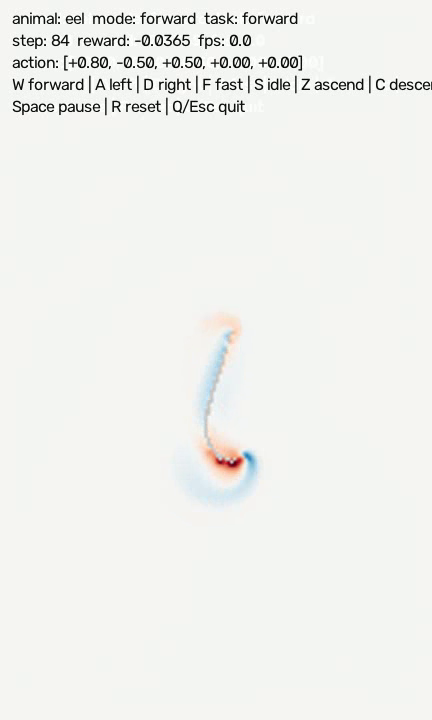
#> input picture frame 83 of outputs/eel_lbm.mp4, 432 x 720 px
$ python extract_demo_screenshots.py
#> lines starting #> are read from the running program, lines starting #| are printed output that depends on the picture; pictures that were not available may be replaced by others from this repository, and a replacement may not be noted
"""Extract reproducible documentation media from checked-in demo videos."""

from __future__ import annotations

from pathlib import Path

import cv2
from PIL import Image


PROJECT_ROOT = Path(__file__).resolve().parents[1]
SCREENSHOTS = {
    "eel2d.jpg": ("outputs/eel_lbm.mp4", 0.70, 0),
    "eel3d-vorticity.jpg": ("outputs/eel_lbm_orbit_slice9.mp4", 0.70, 0),
    "karman2d.jpg": ("outputs/karman_vortex_2d.mp4", 0.90, 0),
    "sac-forward.jpg": (
        "outputs/sac_minimal/videos/eel2d_forward_policy.mp4",
        0.16,
        0,
    ),
}
ANIMATIONS = {
    "eel2d.gif": (
        "outputs/eel_lbm.mp4",
        0.0,
        4.0,
        10.0,
        360,
        128,
        0,
    ),
    "eel3d-vorticity.gif": (
        "outputs/eel_lbm_orbit_slice9.mp4",
        2.0,
        6.0,
        10.0,
        480,
        256,
        0,
    ),
    "karman2d.gif": (
        "outputs/karman_vortex_2d.mp4",
        0.0,
        5.0,
        10.0,
        720,
        256,
        0,
    ),
    "sac-forward.gif": (
        "outputs/sac_minimal/videos/eel2d_forward_policy.mp4",
        3.0,
        7.0,
        10.0,
        320,
        96,
        160,
    ),
}


def extract_frame(
    video_path: Path,
    fraction: float,
    crop_top: int,
    output_path: Path,
) -> None:
    """Write one JPEG frame selected by its relative position in a video."""
    capture = cv2.VideoCapture(str(video_path))
    if not capture.isOpened():
        raise RuntimeError(f"Could not open video: {video_path}")

    frame_count = int(capture.get(cv2.CAP_PROP_FRAME_COUNT))
    frame_index = round(max(0, frame_count - 1) * fraction)
    capture.set(cv2.CAP_PROP_POS_FRAMES, frame_index)
    ok, frame = capture.read()
    capture.release()
    if not ok:
        raise RuntimeError(f"Could not read frame {frame_index} from {video_path}")
    if crop_top:
        frame = frame[crop_top:, :]

    output_path.parent.mkdir(parents=True, exist_ok=True)
    if not cv2.imwrite(str(output_path), frame, [cv2.IMWRITE_JPEG_QUALITY, 90]):
        raise RuntimeError(f"Could not write screenshot: {output_path}")
    print(f"{video_path.relative_to(PROJECT_ROOT)} -> {output_path.relative_to(PROJECT_ROOT)}")


def extract_gif(
    video_path: Path,
    start_seconds: float,
    duration_seconds: float,
    output_fps: float,
    output_width: int,
    colors: int,
    crop_bottom: int,
    output_path: Path,
) -> None:
    """Write a compact, optionally bottom-cropped GIF from a demo video."""
    capture = cv2.VideoCapture(str(video_path))
    if not capture.isOpened():
        raise RuntimeError(f"Could not open video: {video_path}")

    source_fps = capture.get(cv2.CAP_PROP_FPS)
    source_frames = int(capture.get(cv2.CAP_PROP_FRAME_COUNT))
    if source_fps <= 0 or source_frames <= 0:
        capture.release()
        raise RuntimeError(f"Video has invalid timing metadata: {video_path}")

    start_frame = round(start_seconds * source_fps)
    output_frames = max(1, round(duration_seconds * output_fps))
    frames: list[Image.Image] = []
    for output_index in range(output_frames):
        source_index = start_frame + round(output_index * source_fps / output_fps)
        if source_index >= source_frames:
            break
        capture.set(cv2.CAP_PROP_POS_FRAMES, source_index)
        ok, frame = capture.read()
        if not ok:
            capture.release()
            raise RuntimeError(f"Could not read frame {source_index} from {video_path}")

        height, width = frame.shape[:2]
        output_height = round(height * output_width / width)
        resized = cv2.resize(frame, (output_width, output_height), interpolation=cv2.INTER_AREA)
        if crop_bottom:
            resized = resized[:-crop_bottom, :]
        rgb = cv2.cvtColor(resized, cv2.COLOR_BGR2RGB)
        frames.append(Image.fromarray(rgb))
    capture.release()

    if not frames:
        raise RuntimeError(f"No GIF frames extracted from {video_path}")

    thumbnail_width = min(160, output_width)
    thumbnail_height = round(frames[0].height * thumbnail_width / frames[0].width)
    palette_columns = 8
    palette_rows = (len(frames) + palette_columns - 1) // palette_columns
    palette_samples = Image.new(
        "RGB",
        (thumbnail_width * palette_columns, thumbnail_height * palette_rows),
    )
    for frame_index, frame in enumerate(frames):
        thumbnail = frame.resize(
            (thumbnail_width, thumbnail_height),
            resample=Image.Resampling.LANCZOS,
        )
        x = (frame_index % palette_columns) * thumbnail_width
        y = (frame_index // palette_columns) * thumbnail_height
        palette_samples.paste(thumbnail, (x, y))
    palette = palette_samples.convert(
        "P",
        palette=Image.Palette.ADAPTIVE,
        colors=colors,
    )
    quantized = [
        frame.quantize(palette=palette, dither=Image.Dither.FLOYDSTEINBERG)
        for frame in frames
    ]
    output_path.parent.mkdir(parents=True, exist_ok=True)
    quantized[0].save(
        output_path,
        save_all=True,
        append_images=quantized[1:],
        duration=round(1000 / output_fps),
        loop=0,
        optimize=True,
        disposal=1,
    )
    print(f"{video_path.relative_to(PROJECT_ROOT)} -> {output_path.relative_to(PROJECT_ROOT)}")


def main() -> None:
    """Regenerate screenshots and GIFs used by the README and MkDocs site."""
    output_dir = PROJECT_ROOT / "docs" / "assets" / "demos"
    for output_name, (video_name, fraction, crop_top) in SCREENSHOTS.items():
        extract_frame(
            PROJECT_ROOT / video_name,
            fraction,
            crop_top,
            output_dir / output_name,
        )
#> in extract_frame, frame is the input picture: shape (720, 432, 3); mean B, G, R 237.8, 240.7, 239.8
    for output_name, animation in ANIMATIONS.items():
        (
            video_name,
            start_seconds,
            duration_seconds,
            output_fps,
            output_width,
            colors,
            crop_bottom,
        ) = animation
#> video_name = 'outputs/eel_lbm.mp4'; start_seconds = 0; duration_seconds = 4; output_fps = 10; output_width = 360; colors = 128; crop_bottom = 0
        extract_gif(
            PROJECT_ROOT / video_name,
            start_seconds,
            duration_seconds,
            output_fps,
            output_width,
            colors,
            crop_bottom,
            output_dir / output_name,
        )
#> in extract_gif, `output_frames = max(1, round(duration_seconds * output_fps))`: output_frames = 40
#> the loop in extract_gif, `for output_index in range(output_frames):` made 31 passes
#> source_index on passes 1 to 12: 0, 3, 6, 9, 12, 15, 18, 21, 24, 27, 30, 33
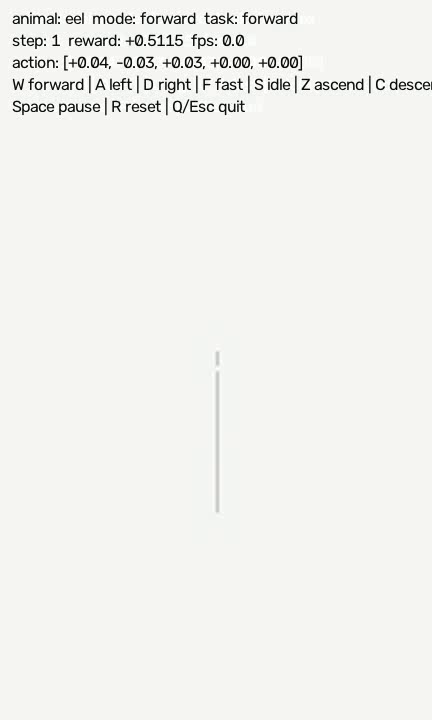
#> input picture frame 0 of outputs/eel_lbm.mp4, 432 x 720 px
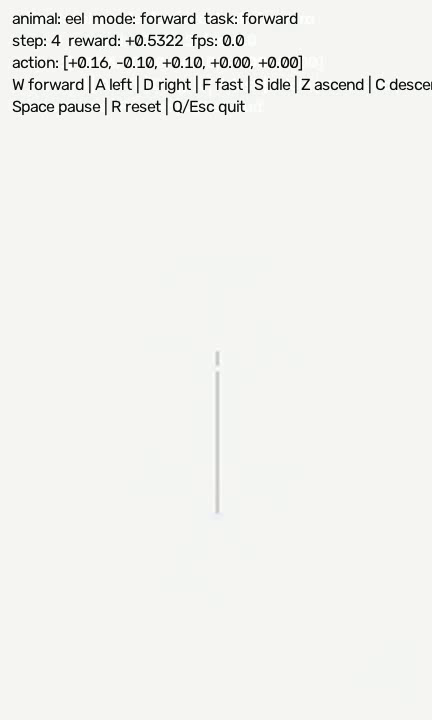
#> input picture frame 3 of outputs/eel_lbm.mp4, 432 x 720 px
#> after the loop in extract_gif, `for output_index in range(output_frames):`:
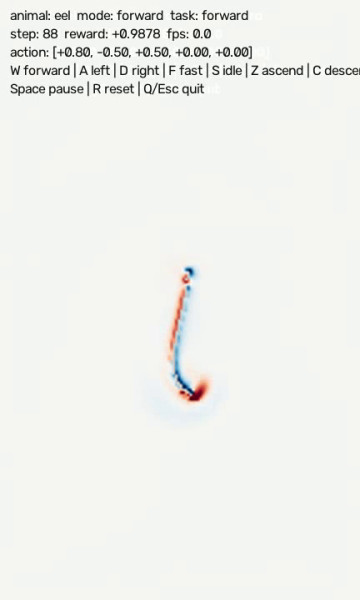
#> resized: shape (600, 360, 3); mean B, G, R 237.5, 240.4, 239.5
#> after the loop in extract_gif, `for output_index in range(output_frames):`: frames = 30 items


if __name__ == "__main__":
    main()

$ run again, starting later in the video
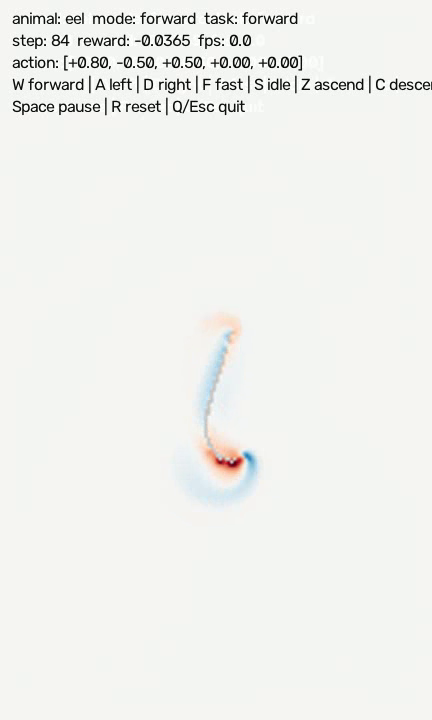
#> input picture frame 83 of outputs/eel_lbm.mp4, 432 x 720 px
#> in extract_frame, frame is the input picture: shape (720, 432, 3); mean B, G, R 237.8, 240.7, 239.8
#> video_name = 'outputs/eel_lbm.mp4'; start_seconds = 0; duration_seconds = 4; output_fps = 10; output_width = 360; colors = 128; crop_bottom = 0
#> output_frames = 40
#> the loop in extract_gif, `for output_index in range(output_frames):` made 31 passes
#> source_index on passes 1 to 8: 0, 3, 6, 9, 12, 15, 18, 21
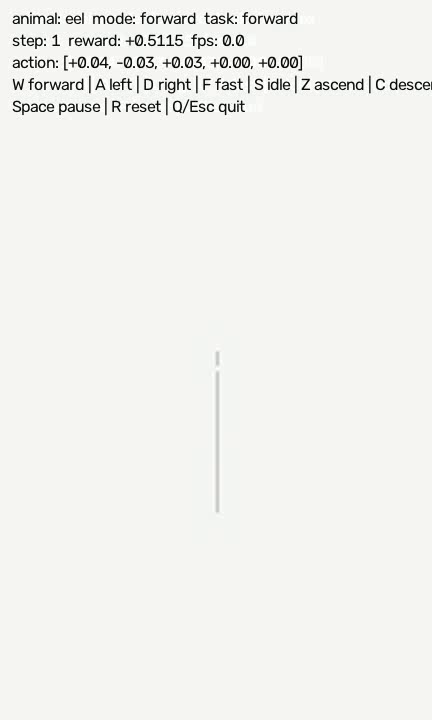
#> input picture frame 0 of outputs/eel_lbm.mp4, 432 x 720 px
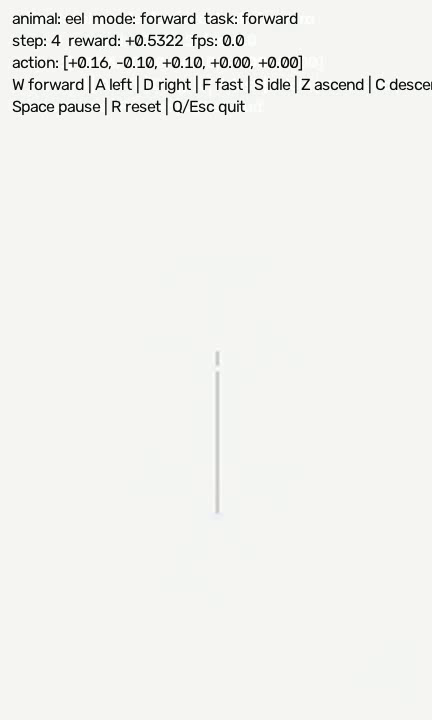
#> input picture frame 3 of outputs/eel_lbm.mp4, 432 x 720 px
#> after the loop in extract_gif, `for output_index in range(output_frames):`: frames = 30 items

$ run again, starting later in the video
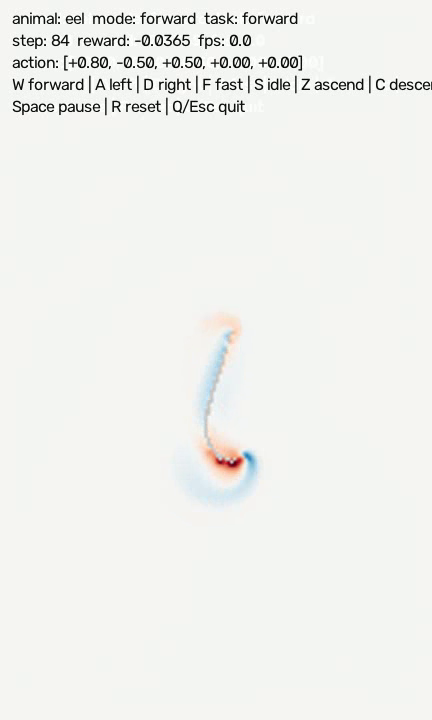
#> input picture frame 83 of outputs/eel_lbm.mp4, 432 x 720 px
#> in extract_frame, frame is the input picture: shape (720, 432, 3); mean B, G, R 237.8, 240.7, 239.8
#> video_name = 'outputs/eel_lbm.mp4'; start_seconds = 0; duration_seconds = 4; output_fps = 10; output_width = 360; colors = 128; crop_bottom = 0
#> output_frames = 40
#> the loop in extract_gif, `for output_index in range(output_frames):` made 31 passes
#> source_index on passes 1 to 8: 0, 3, 6, 9, 12, 15, 18, 21
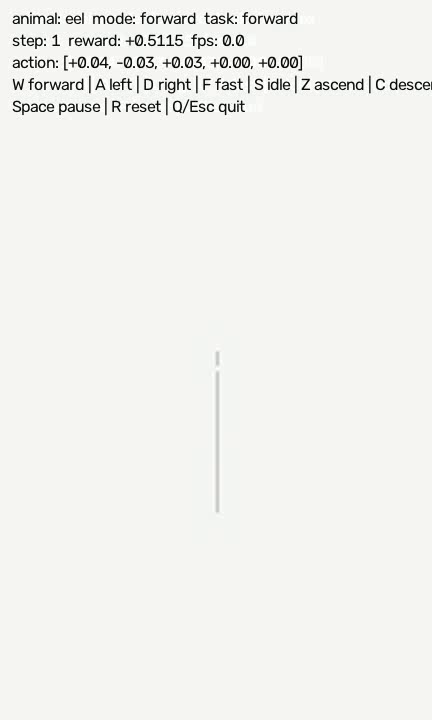
#> input picture frame 0 of outputs/eel_lbm.mp4, 432 x 720 px
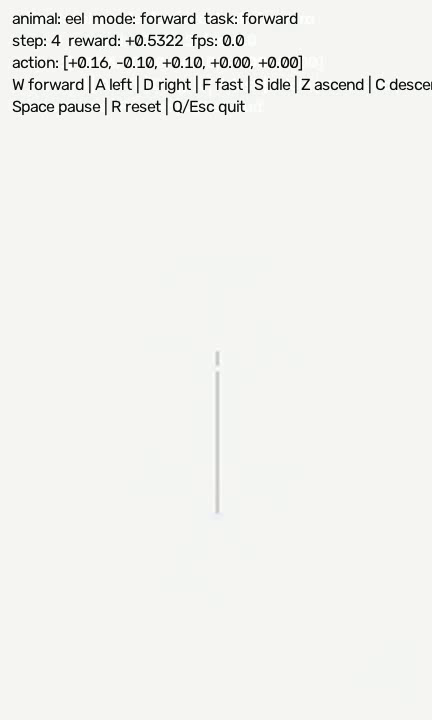
#> input picture frame 3 of outputs/eel_lbm.mp4, 432 x 720 px
#> after the loop in extract_gif, `for output_index in range(output_frames):`: frames = 30 items
